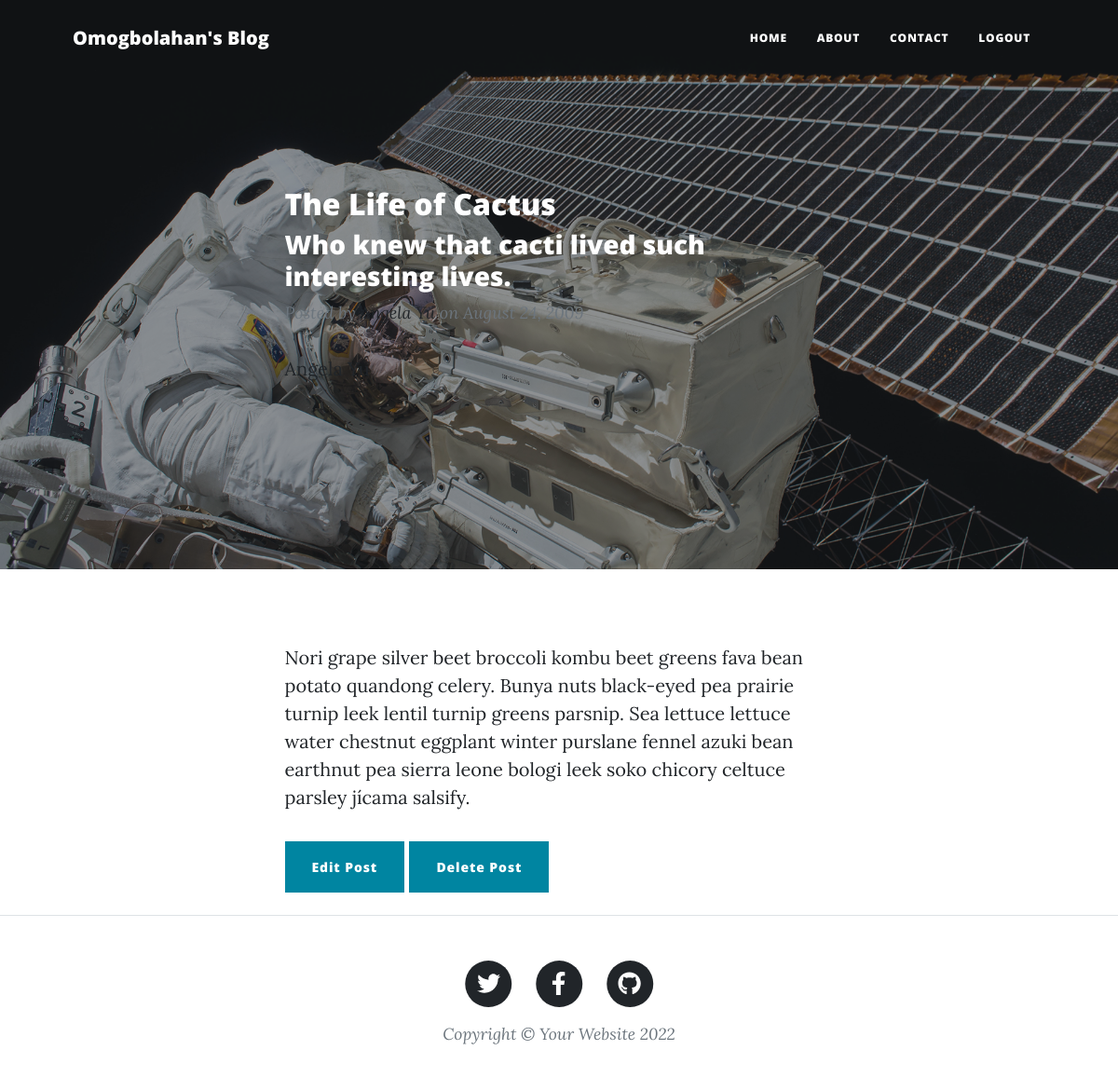
Page /post/1 (signed in) on the committed database.
### main.py (models this page shows)
    class BlogPost(UserMixin, db.Model):
        id = db.Column(db.Integer, primary_key=True)
        title = db.Column(db.String(250), unique=True, nullable=False)
        subtitle = db.Column(db.String(250), nullable=False)
        date = db.Column(db.String(250), nullable=False)
        body = db.Column(db.Text, nullable=False)
        author = db.Column(db.String(250), nullable=False)
        img_url = db.Column(db.String(250), nullable=False)

### main.py (the view)
    @app.route("/post/<int:post_id>")
    def show_post(post_id):
        requested_post = BlogPost.query.get(post_id)
        return render_template("show_post.html", post=requested_post, post_id=post_id, current_user_id=current_user.id)

### main.py (called while the page is built)
    @login_manager.user_loader
    def load_user(user_id):
        return User.query.get(int(user_id))

### templates/show_post.html (shortened to what this page needs)
<!DOCTYPE html>
<html lang="en">
    {% include "header.html" %}
    <body>
        <nav class="navbar navbar-expand-lg navbar-light" id="mainNav">
            <div class="container px-4 px-lg-5">
                <a class="navbar-brand" href="index.html">Omogbolahan's Blog</a>
                <div class="collapse navbar-collapse" id="navbarResponsive">
                    <ul class="navbar-nav ms-auto py-4 py-lg-0">
                        <li class="nav-item"><a class="nav-link px-lg-3 py-3 py-lg-4" href="{{url_for('home_page')}}">Home</a></li>
                        <li class="nav-item"><a class="nav-link px-lg-3 py-3 py-lg-4" href="{{url_for('about')}}">About</a></li>
                        <li class="nav-item"><a class="nav-link px-lg-3 py-3 py-lg-4" href="{{url_for('contact')}}">Contact</a></li>
                        <li class="nav-item"><a class="nav-link px-lg-3 py-3 py-lg-4" href="{{url_for('logout')}}">Logout</a></li>
                    </ul>
                </div>
            </div>
        </nav>
        <header class="masthead" style="background-image: url('static/assets/img/post-bg.jpg')">
            <div class="container position-relative px-4 px-lg-5">
                <div class="row gx-4 gx-lg-5 justify-content-center">
                    <div class="col-md-10 col-lg-8 col-xl-7">
                        <div class="post-heading">
                                    <div class="post-preview">
                                        <h2 class="post-title">{{ post["title"] }}</h2>
                                        <h3 class="post-subtitle">{{ post["subtitle"] }}</h3>
                                        <p class="post-meta">
                                            Posted by
                                            <a href="#!">{{ post["author"] }}</a>
                                            on {{ post['date'] }}
                                        </p>
                                        <a href="{{ url_for('edit_post', post_id=post.id) }}">{{ post["author"] }}</a>
                                    </div>
                        </div>
                    </div>
                </div>
            </div>
        </header>
        <article class="mb-4">
            <div class="container px-4 px-lg-5">
                <div class="row gx-4 gx-lg-5 justify-content-center">
                    <div class="col-md-10 col-lg-8 col-xl-7">
                        <div class="post-preview">
                            <p>{{ post["body"]|safe }}</p>
                        </div>
                        <div>
                            {% if current_user_id == 1 %}
                                <a class="btn btn-primary float-right" href="{{ url_for('edit_post', post_id=post_id) }}">Edit Post</a>
                                <a class="btn btn-primary float-right" href="{{ url_for('delete_post', post_id=post_id) }}">Delete Post</a>
                            {% endif %}
                        </div>
                    </div>
                </div>
            </div>
        </article>
        {% include 'footer.html' %}
    </body>
</html>

### rows in the picture
BlogPost: title "The Life of Cactus", subtitle "Who knew that cacti lived such interesting lives.", author "Angela Yu", date "August 24, 2009", body "Nori grape silver beet broccoli kombu beet greens fava bean potato quandong celery. Bunya nuts black-eyed pea prairie turnip leek lentil turnip greens parsnip. Sea lettuce lettuce water chestnut eggplant winter purslane fennel azuki bean earthnut pea sierra leone bologi leek soko chicory celtuce parsley jícama salsify."
